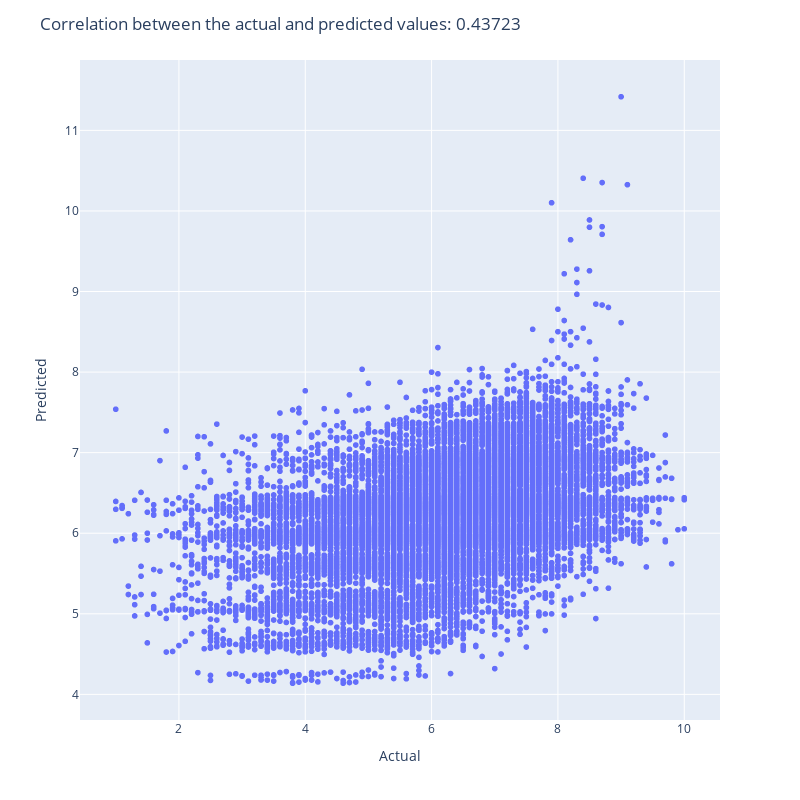

The notebook cell this image was saved under:
### Code cell
ridge_params = {'alphas':[0.01, 0.1, 1, 4, 5, 10, 15], 'scoring':'neg_mean_squared_error', 'cv':5}
ridge_mse, ridge_pred, ridge = functions.regression_scale_fit_mse(RidgeCV, ridge_params, X_train, y_train, X_test, y_test)
functions.draw_actual_vs_predicted(y_test, ridge_pred)

### Figure 1 — Plotly figure (JSON) as saved in the notebook; plotly's stock layout.template omitted (floating-point values rounded to 4 significant figures; data arrays with more than 128 entries replaced by an {"elided": "..."} marker saying what was removed)
{"data": [{"hovertemplate": "x=%{x}<br>y=%{y}<extra></extra>", "legendgroup": "", "marker": {"color": "#636efa", "symbol": "circle"}, "mode": "markers", "name": "", "showlegend": false, "type": "scattergl", "x": {"elided": "23123 float values"}, "xaxis": "x", "y": {"elided": "23123 float values"}, "yaxis": "y"}], "layout": {"height": 800, "legend": {"tracegroupgap": 0}, "margin": {"t": 60}, "title": {"text": "Correlation between the actual and predicted values: 0.43723"}, "width": 800, "xaxis": {"anchor": "y", "domain": [0, 1], "title": {"text": "Actual"}}, "yaxis": {"anchor": "x", "domain": [0, 1], "title": {"text": "Predicted"}}}}
